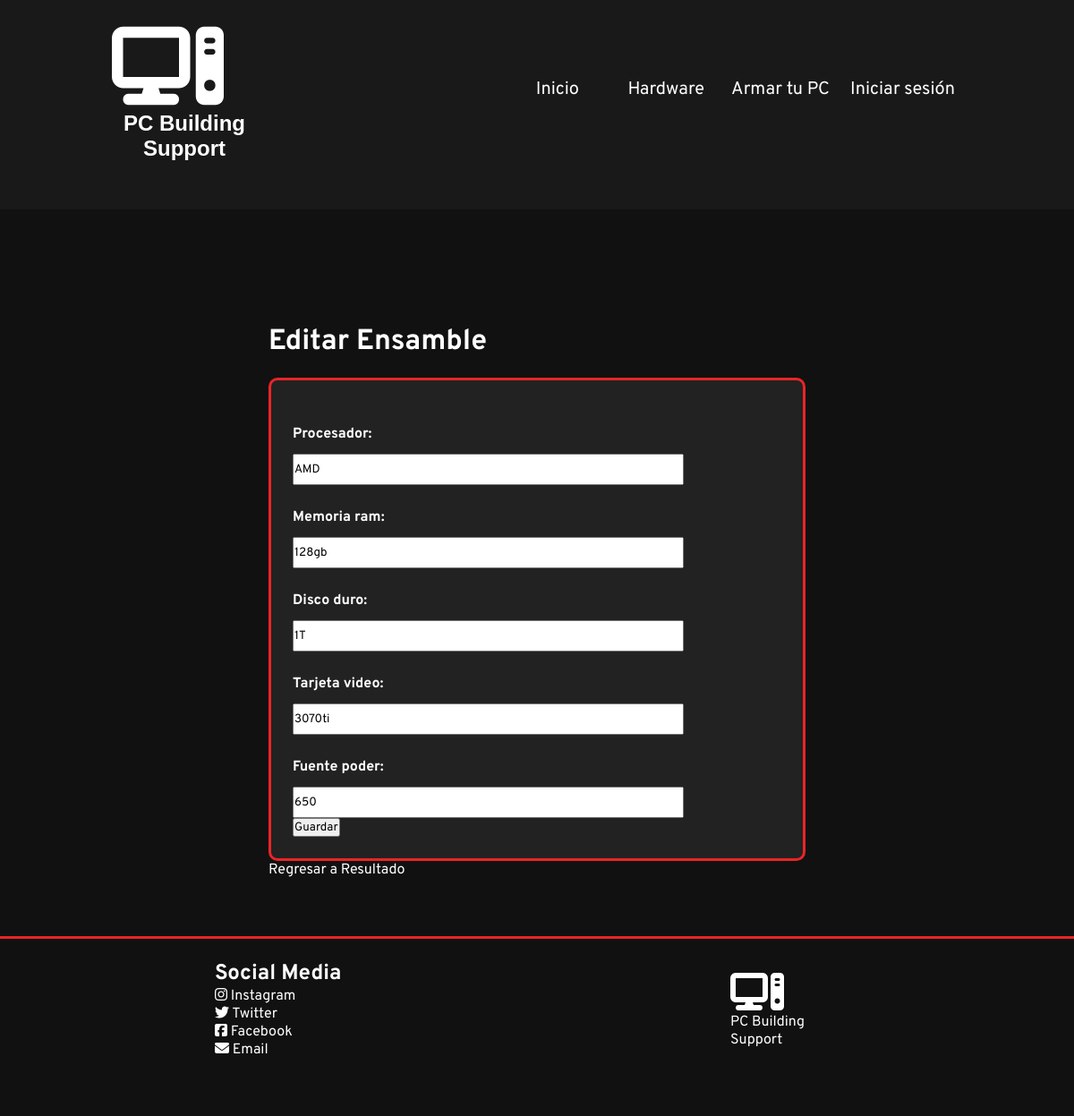
/ensambles/editar/3/, run on the app's committed database.
### app/models.py (models this page shows, shortened)
class Ensamble(models.Model):
    procesador = models.CharField(max_length=100)
    memoria_ram = models.CharField(max_length=100)
    disco_duro = models.CharField(max_length=100)
    tarjeta_video = models.CharField(max_length=100)
    fuente_poder = models.CharField(max_length=100)

### app/views.py (the view)
# urls.py: path('ensambles/editar/<int:ensamble_id>/', views.editar_ensamble, name='editar_ensamble'),
def editar_ensamble(request, ensamble_id):
    ensamble = Ensamble.objects.get(id=ensamble_id)  # Obtener el ensamble por ID
    if request.method == 'POST':
        form = EnsambleForm(request.POST, instance=ensamble)
        if form.is_valid():
            form.save()
            return redirect('resultado')
    else:
        form = EnsambleForm(instance=ensamble)
    return render(request, 'app/editar_ensamble.html', {'form': form})

### app/forms.py
class EnsambleForm(forms.ModelForm):
    class Meta:
        model = Ensamble
        fields = ['procesador', 'memoria_ram', 'disco_duro', 'tarjeta_video', 'fuente_poder']

### app/templates/app/editar_ensamble.html (shortened to what this page needs)
{% extends 'app/base.html' %}
{% load static %}
{% block estilos %}
    <link rel="stylesheet" href="{% static 'app/styles/ensambles.css' %}">
{% endblock %}
{% block contenido %}
    <div class="container">
        <h2>Editar Ensamble</h2>
        <form method="post">
            {{ form.as_p }}
            <button type="submit" class="btn btn-primary">Guardar</button>
        </form>
        <a href="{% url 'resultado' %}" class="btn btn-primary">Regresar a Resultado</a>
    </div>
{% endblock %}

### app/static/app/styles/styles.css (style rules this page uses)
* { padding: 0; margin: 0; box-sizing: border-box; font-family: 'Overpass', sans-serif; }
body { width: 100vw; }
:root { --main-color: #ea2427; }
a:link, a:visited { display: inline-block; text-decoration: none; color: #fff; }
.container { width: 100%; min-height: 35em; background-color: #111; color: #fff; }
.container h2 { font-size: 2rem; padding-top: 4rem; }
.container p { margin-top: 1.5rem; line-height: 1.5; font-size: 1rem; }
@media (min-width: 1081px) { html { font-size: 16px; } }

### app/static/app/styles/ensambles.css (style rules this page uses)
form { width: 100%; margin-top: 20px; background-color: #222; padding: 1.5rem; border: 3px solid var(--main-color); border-radius: 10px; font-family: Arial, sans-serif; }
label { display: block; font-weight: bold; margin-bottom: 10px; }
.container { width: 80%; margin: 0 auto; padding: 4rem 0; }
p input[type="text"] { width: 80%; height: 35px; }
@media (min-width: 1081px) { .container { max-width: 600px; } }

### data on the page
Ensamble: procesador "AMD", memoria_ram "128gb", disco_duro "1T", tarjeta_video "3070ti", fuente_poder "650"
